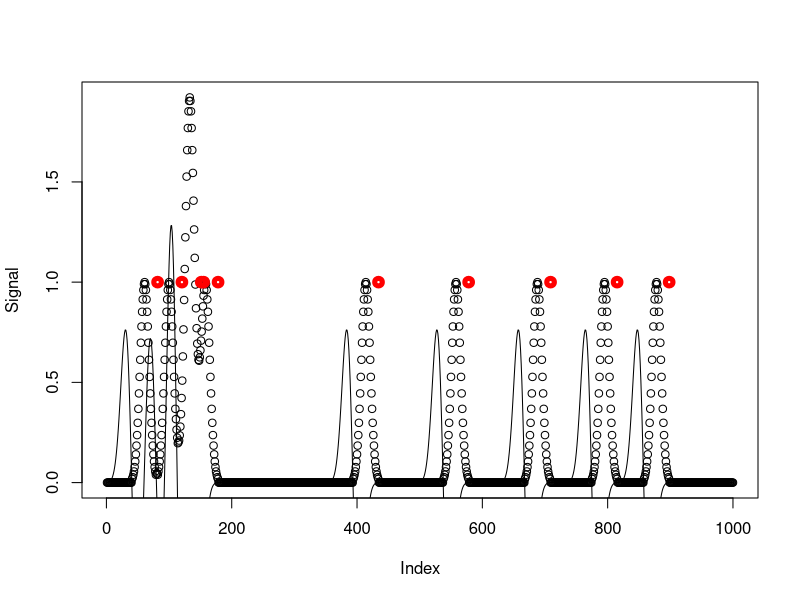

The R script that drew this image:
#27517

T <- 1000

HalfPulseLength <- 20

NPulses <- 10

PulsePositions <- sort(runif(NPulses, 1,T))

PulseProfile <- exp(-(-HalfPulseLength:HalfPulseLength)^2/100)

Signal <- rep(0,T)
Signal[PulsePositions] <- 1
Signal <- convolve(Signal, c(PulseProfile, rep(0,T-length(PulseProfile))))


Detector <- convolve(diff(Signal), c(PulseProfile, rep(0,length(diff(Signal))-length(PulseProfile))))


plot(Signal)
points(PulsePositions, rep(1,length(PulsePositions)), col="red", lwd=5)
lines(Detector)